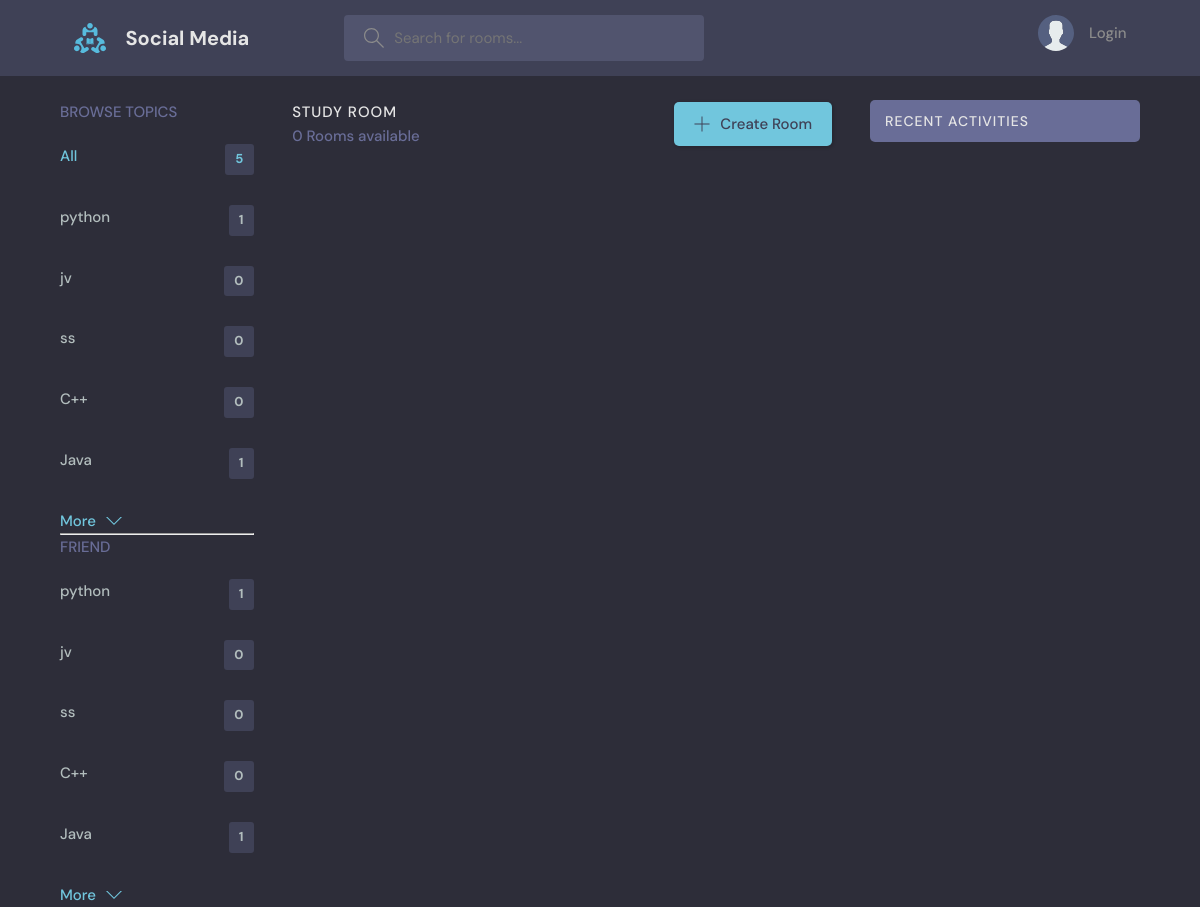
/?q=JavaScripts, run on an earlier commit of the app's database.
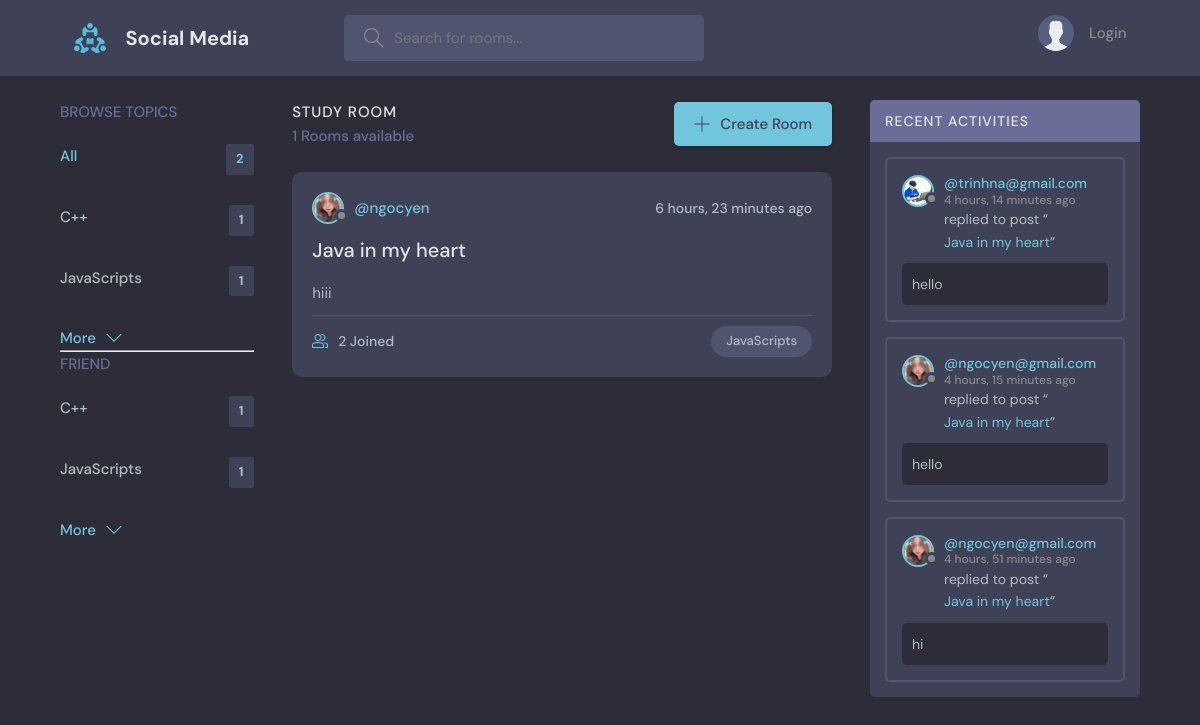
And on a later commit of the database.
### base/models.py (models this page shows, shortened)
class Topic(models.Model):
    name = models.CharField(max_length=200)
    def __str__(seft):
        return seft.name

class Room(models.Model):
    host = models.ForeignKey(User,on_delete=models.SET_NULL,null =True)
    topic = models.ForeignKey(Topic,on_delete=models.SET_NULL,null=True)
    name = models.CharField(max_length=200)
    description = models.TextField(null = True, blank = True)
    participants = models.ManyToManyField(User,related_name='participants',blank=True)
    updated = models.DateTimeField(auto_now=True)
    created = models.DateTimeField(auto_now_add=True)
    password = models.TextField(null = True, blank = True)
    class Meta:
        ordering = ['-updated','created']
    def __str__(seft):
        return seft.name

class User(AbstractUser):
    name = models.CharField(max_length = 200, null = True)
    email =models.EmailField(unique = True,null =True)
    bio = models.TextField(null = True)
    avatar = models.ImageField(default='defaut1.png',null=True)
    USERNAME_FIELD ='email'
    REQUIRED_FIELDS = []

class Message(models.Model):
    user = models.ForeignKey(User,on_delete=models.CASCADE)
    room = models.ForeignKey(Room, on_delete=models.CASCADE)
    body = models.TextField()
    updated = models.DateTimeField(auto_now=True)
    created = models.DateTimeField(auto_now_add=True)
    class Meta:
        ordering = ['-updated','created']

### base/views.py (the view)
# urls.py: path('',views.home,name="home"),
def home(request):
    q = request.GET.get('q') if request.GET.get('q') != None else ''
    topic =Topic.objects.all()[0:5]
    rooms = Room.objects.filter(
        Q(topic__name__icontains =q) |
        Q(name__icontains = q)
        )
    room_count = rooms.count()
    room_message = Message.objects.filter(
        Q(room__topic__name__icontains =q))
    context = {'rooms':rooms,'topic':topic,
               'room_count':room_count,'room_message':room_message ,}
    return render(request,'base/home.html',context)

### base/templates/base/home.html (shortened to what this page needs)
{%extends 'main.html'%}
{% block content%}
<main class="layout layout--3">
  <div class="container">
    {% include 'base/topics_compo.html'%}
    <div class="roomList">
      <div class="roomList__header">
        <div>
          <h2>Study Room</h2>
          <p>{{rooms.count}} Rooms available</p>
        </div>
        <a class="btn btn--main" href="{%url 'create-room' %}">
          <svg version="1.1" xmlns="http://www.w3.org/2000/svg" width="32" height="32" viewBox="0 0 32 32">
            <title>add</title>
            <path
              d="M16.943 0.943h-1.885v14.115h-14.115v1.885h14.115v14.115h1.885v-14.115h14.115v-1.885h-14.115v-14.115z"
            ></path>
          </svg>
          Create Room
        </a>
      </div>
        {%include 'base/feed.html'%}
    </div>
    {%include 'base/activity.html'%}
  </div>
</main>
{%endblock%}

### templates/main.html (shortened to what this page needs)
<!DOCTYPE html>
{% load static %}
<html lang="en">
  <head>
    <link rel="stylesheet" href="{% static 'styles/style.css' %}" />
  </head>
  <body>
    {%include 'navbar.html'%}
    {% block content%}
    {%endblock%}
  </body>
</html>

### templates/navbar.html (shortened to what this page needs)
{%load static%}
<header class="header header--loggedIn">
    <div class="container">
        <a href="{% url 'home' %}" class="header__logo">
            <img src="{%static 'images/logo.svg'%}" />
            <h1>Social Media</h1>
        </a>
        <form class="header__search" method="GET" action="{%url 'home'%}">
            <label>
                <input name="q" placeholder="Search for rooms..." />
            </label>
        </form>
        <nav class="header__menu">
            {%if request.user.is_authenticated%}
            <div class="header__user">
                <a href="{% url 'profile' request.user.id %}">
                    <div class="avatar avatar--medium active">
                        <img src="{{ request.user.avatar.url }}" />
                    </div>
                    <p>{{request.user}} <span>@{{request.user.username}}</span></p>
                </a>
                <button class="dropdown-button">
                    <svg version="1.1" xmlns="http://www.w3.org/2000/svg" width="32" height="32" viewBox="0 0 32 32">
                        <title>chevron-down</title>
                        <path d="M16 21l-13-13h-3l16 16 16-16h-3l-13 13z"></path>
                    </svg>
                </button>
            </div>
            {%else%}
            <a href="{% url 'login' %}">
                <img src="{% static 'images/avatar.svg'%}" alt="">
                <p>Login</p>
            </a>
            {%endif%}
        </nav>
    </div>
</header>

### base/templates/base/topics_compo.html
<div class="topics">
    <div class="topics__header">
      <h2>Browse Topics</h2>
    </div>
    <ul class="topics__list">
      <li>
        <a href="/" class="active">All <span>{{topic.count}}</span></a>
      </li>
      {%for t in topic%}
      <li>
        <a href="{%url 'home' %}?q={{t.name}}">{{t.name}} <span>{{t.room_set.all.count}}</span></a>
      </li>
      {%endfor%}
    </ul>
    <a class="btn btn--link" href="{%url 'topics'%}">
      More
      <svg version="1.1" xmlns="http://www.w3.org/2000/svg" width="32" height="32" viewBox="0 0 32 32">
        <title>chevron-down</title>
        <path d="M16 21l-13-13h-3l16 16 16-16h-3l-13 13z"></path>
      </svg>
    </a>
    <hr>
    <div class="topics__header">
      <h2>Friend</h2>
    </div>
    <ul class="topics__list">
      {%for t in topic%}
      <li>
        <a href="{%url 'home' %}?q={{t.name}}">{{t.name}} <span>{{t.room_set.all.count}}</span></a>
      </li>
      {%endfor%}
    </ul>
    <a class="btn btn--link" href="{%url 'topics'%}">
      More
      <svg version="1.1" xmlns="http://www.w3.org/2000/svg" width="32" height="32" viewBox="0 0 32 32">
        <title>chevron-down</title>
        <path d="M16 21l-13-13h-3l16 16 16-16h-3l-13 13z"></path>
      </svg>
    </a>
  </div>

### base/templates/base/feed.html (shortened to what this page needs)
{%for room in rooms%}
<div class="roomListRoom">
  <div class="roomListRoom__header">
    <a href="{% url 'profile' room.host.id%}" class="roomListRoom__author">
      <div class="avatar avatar--small">
        <img src="{{ room.host.avatar.url }}" />
      </div>
      <span>@{{room.host.username}}</span>
    </a>
    <div class="roomListRoom__actions">
      <span>{{room.created|timesince}} ago</span>
    </div>
  </div>
  <div class="roomListRoom__content">
    <a href="{%url 'room' room.id%}">{{room.name}}</a>
    <p>
      {{room.description}}
    </p>
  </div>
  <div class="roomListRoom__meta">
    <a href="{%url 'room' room.id%}" class="roomListRoom__joined">
      {{room.participants.all.count}} Joined
    </a>
    <p class="roomListRoom__topic">{{room.topic}}</p>
  </div>
</div>
{%endfor%}

### base/templates/base/activity.html (shortened to what this page needs)
<div class="activities">
    <div class="activities__header">
      <h2>Recent Activities</h2>
    </div>
    {% for m in room_message %}
    <div class="activities__box">
      <div class="activities__boxHeader roomListRoom__header">
        <a href="{%url 'profile' m.user.id%}" class="roomListRoom__author">
          <div class="avatar avatar--small">
            <img src="{{m.user.avatar.url}}" />
          </div>
          <p>
            @{{m.user}}
            <span>{{m.created|timesince}} ago</span>
          </p>
        </a>
      </div>
      <div class="activities__boxContent">
        <p>replied to post “<a href="{%url 'room' m.room.id%}">{{m.room}}</a>”</p>
        <div class="activities__boxRoomContent">
         {{m.body}}
        </div>
      </div>
    </div>
    {%endfor%}
  </div>

What changed in the data, as far as the page shows it:
removed Topic: name "ss", room_set.all.count "0"
removed Topic: name "C++", room_set.all.count "0"
removed Topic: name "Java", room_set.all.count "1"
changed Topic id 1: name "python" → "C++"
changed Topic: name "jv" → "JavaScripts"; room_set.all.count "0" → "1"
added Room: host.avatar (picture), host.username "ngocyen", created "6 hours, 23 minutes", name "Java in my heart", description "hiii", participants.all.count "2", topic "JavaScripts"
added Message: user.avatar (picture), user "trinhna@gmail.com", created "4 hours, 14 minutes", room "Java in my heart", body "hello"
added Message: user.avatar (picture), user "ngocyen@gmail.com", created "4 hours, 15 minutes", room "Java in my heart", body "hello"
added Message: user.avatar (picture), user "ngocyen@gmail.com", created "4 hours, 51 minutes", room "Java in my heart", body "hi"
Also different on the page:
{{ topic.count }}: "5" → "2"
{{ rooms.count }}: "0" → "1"
